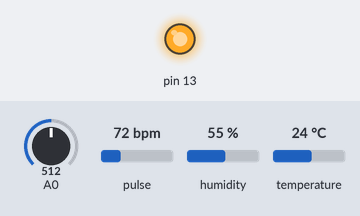
This sketch was run on a simulated Arduino Uno, built with avr-gcc and run on an emulated ATmega328P. Parts: output pins drawn as LEDs (lit = HIGH). Dashed ring = blinking. The test bench sets the inputs (shaded band); at power-on: pulse 72 bpm, A0 = 512, humidity 55 %, temperature 24 °C. What the sketch prints to the serial monitor is not drawn.

Above: at 1.2 s.
1.3 s: pulse set to 62 bpm
4.2 s: pulse set to 57 bpm
At 5.5 s:
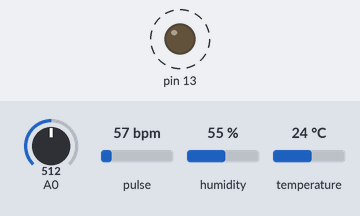
10.2 s: pulse set to 70 bpm
At 10.2 s:
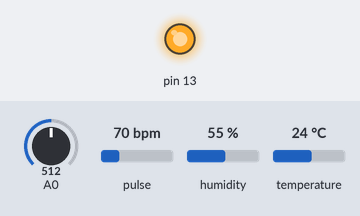
11.7 s: pulse set to 42 bpm
At 13.9 s:
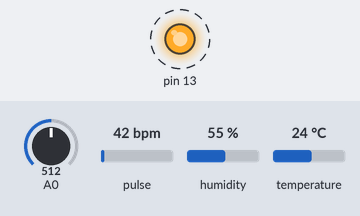
Timing chart, 0 to 18.7 s (numbered marks = the images above; inputs shaded):
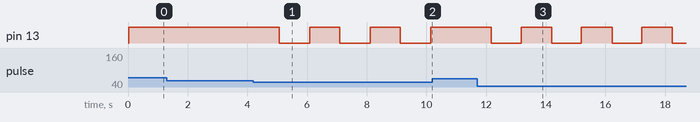

The sketch:

healthMonitoring.ino
```cpp
#include <DHT.h>                   // Humidity sensor library
# define DHTPIN 11                 // DHT pin
# define DHTTYPE DHT11
DHT dht(DHTPIN, DHTTYPE);
#define USE_ARDUINO_INTERRUPTS true
#include <Adafruit_Sensor.h>       // Temprature sensor library
#include <PulseSensorPlayground.h> // Heart beat sensor library

int i = 0;
int temp = 0;
int moist = 0;
char buffer [50];
char buffer1 [50];
char buffer2 [50];
String blueData = "";
const int PulseWire = A1;
const int LED13 = 13;       // The on-board Arduino LED, close to PIN 13.
int Threshold = 550;

PulseSensorPlayground pulseSensor;

void setup() {
  Serial.begin(9600);
  pulseSensor.analogInput(PulseWire);
  pulseSensor.blinkOnPulse(LED13);
  pulseSensor.setThreshold(Threshold);
  pulseSensor.begin();
  dht.begin();
}

void loop() {
  i = analogRead(A0);                     // Analog pin A0
  temp = (i / 1024.0) * 500;              // celcius
  int myBPM = pulseSensor.getBeatsPerMinute();
  moist = dht.readHumidity() ;            // Calls function on our pulseSensor object that returns BPM as an "int".

  if (pulseSensor.sawStartOfBeat()) {     // Constantly test to see if "a beat happened".
      sprintf (buffer, "b%d#",myBPM);
      Serial.print (buffer);
      sprintf (buffer1, "t%d#",temp);
      Serial.print (buffer1);
      sprintf (buffer2, "m%d#",moist);
      Serial.print (buffer2);
  }
  delay(1000);
}
```

Measured:
- the behaviour switches between 60 and 59 bpm on pulse (found by bisection; images 0 and 1)
- after the input at 1.3 s, every drawn part: stays the same
- after the input at 4.2 s, pin 13: alternates HIGH for 1.0 s and LOW for 1.0 s, starting after 0.87 s
- after the input at 10.2 s, pin 13: stays HIGH (without the input it goes to LOW after 0.95 s)
- after the input at 11.7 s, pin 13: alternates HIGH for 1.0 s and LOW for 1.0 s, starting after 0.47 s
